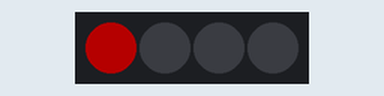
Bench run of a sketch on a simulated ATtiny85, built with avr-gcc and run on an emulated ATtiny85. On the bench: 4 RGB LEDs in strip order, left to right. Dim RGB values are drawn brighter than linear.

Above: at 0.15 s.
At 0.75 s:
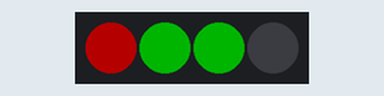
At 1.38 s:
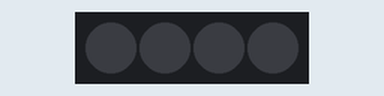
At 1.88 s:
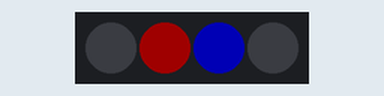
At 6.15 s:
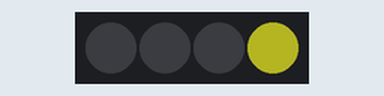
At 12.45 s:
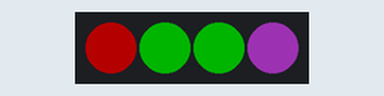
Timing chart, 0 to 13.1 s (numbered marks = the images above):
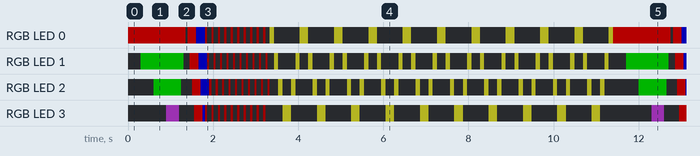

The sketch:

NeoPixelFun.ino
```cpp
#include <Adafruit_NeoPixel.h>
#include <avr/power.h> // Comment out this line for non-AVR boards (Arduino Due, etc.)

#define PIN 4
#define NUMBEROFPIXELS 4

Adafruit_NeoPixel strip = Adafruit_NeoPixel(NUMBEROFPIXELS, PIN, NEO_GRB + NEO_KHZ800);

void setup() {
  // This is for Trinket 5V 16MHz, you can remove these three lines if you are not using a Trinket
#if defined (__AVR_ATtiny85__)
  if (F_CPU == 16000000) clock_prescale_set(clock_div_1);
#endif
  // End of trinket special code

  strip.begin();
  strip.show(); // Initialize all pixels to 'off'
  strip.setBrightness(64);
}

void loop() {
  // Some example procedures showing how to display to the pixels:
  //Colors need to be expressed as combinations of Red, Green, and Blue.  We call this RGB.
  //Use this site to find the RGB value for the color you want: http://www.rapidtables.com/web/color/RGB_Color.htm

  //Counting LEDs: The first LED is actually numbered 0.

  //Turn on an individual LED with a delay
  //colorSet(pixelNumber,Red,Green,Blue,delay);

  colorSet(0,255,0,0,300); //Turn pixel 0 Red
  colorSet(1,0,255,0,300); //Turn pixel 1 Green
  colorSet(2,0,255,0,300); //Turn pixel 2 Blue
  colorSet(3,204,66,232,300); //Turn pixel 3 Purple
  colorSet(3,0,0,0,50); //Turn pixel 3 Off
  colorSet(2,0,0,0,50); //Turn pixel 2 Off
  colorSet(1,0,0,0,50); //Turn pixel 1 Off
  colorSet(0,0,0,0,50); //Turn pixel 1 Off


  //Set all the leds to one color
//  colorWipe(Red, Green, Blue, delay);
  colorWipe(255, 0, 0, 50); // Red
  colorWipe(0, 0, 255, 50); // Green

  //Send a theater pixel chase in...
  //theaterChase(Red, Green, Blue, Delay)
  theaterChase(127,   0,   0, 50); // Red

//  larsonScanner(Red, Green, Blue, scannerSpeed, numberOfScans);
  larsonScanner(255,255,51,100,10); //Yellow


}

/*********************************************/
/*   Don't change anything below here        */
/*********************************************/

//Set an individual pixel with a color
void colorSet(int pixelNumber, int red, int green, int blue, int wait){
  uint32_t color=strip.Color(red, green, blue);
  strip.setPixelColor(pixelNumber, color);
  strip.show();
  delay(wait);
}

// Fill the dots one after the other with a color
void colorWipe(int red, int green, int blue, uint8_t wait) {
  uint32_t color=strip.Color(red, green, blue);
  for(uint16_t i=0; i<strip.numPixels(); i++) {
      strip.setPixelColor(i, color);
      strip.show();
      delay(wait);
  }
}


void larsonScanner(int red, int green, int blue, int scannerSpeed, int numberOfScans) {
  uint32_t c=strip.Color(red, green, blue);
  int count=0;
  int pos = 0, dir = 1; // Position, direction of "eye"
  while(count<numberOfScans){

    int j;

    strip.setPixelColor(pos    , c); // Center pixel is brightest

    strip.show();
    delay(scannerSpeed);

    // Rather than being sneaky and erasing just the tail pixel,
    // it's easier to erase it all and draw a new one next time.
    for(j=-2; j<= 2; j++) {
      strip.setPixelColor(pos+j, 0);
    }

    // Bounce off ends of strip
    pos += dir;
    if(pos < 0) {
      pos = 0;
      dir = -dir;
      count++;
    } else if(pos >= strip.numPixels()) {
      pos = strip.numPixels() - 1;
      dir = -dir;
    }
  }

}


//Theatre-style crawling lights.
void theaterChase(int red, int green, int blue, uint8_t wait) {
   uint32_t c=strip.Color(red, green, blue);
  for (int j=0; j<10; j++) {  //do 10 cycles of chasing
    for (int q=0; q < 3; q++) {
      for (int i=0; i < strip.numPixels(); i=i+3) {
        strip.setPixelColor(i+q, c);    //turn every third pixel on
      }
      strip.show();

      delay(wait);

      for (int i=0; i < strip.numPixels(); i=i+3) {
        strip.setPixelColor(i+q, 0);        //turn every third pixel off
      }
    }
  }
}


// Input a value 0 to 255 to get a color value.
// The colours are a transition r - g - b - back to r.
uint32_t Wheel(byte WheelPos) {
  WheelPos = 255 - WheelPos;
  if(WheelPos < 85) {
   return strip.Color(255 - WheelPos * 3, 0, WheelPos * 3);
  } else if(WheelPos < 170) {
    WheelPos -= 85;
   return strip.Color(0, WheelPos * 3, 255 - WheelPos * 3);
  } else {
   WheelPos -= 170;
   return strip.Color(WheelPos * 3, 255 - WheelPos * 3, 0);
  }
}
```

Measured:
- by itself, RGB LED 1: off → RGB(0, 64, 0) at 0.30 s, → off 1.0 s later, → RGB(64, 0, 0) 0.15 s later, → RGB(0, 0, 64) 0.20 s later, … (228 changes in this stretch)
- by itself, RGB LED 2: off → RGB(0, 64, 0) at 0.60 s, → off 0.65 s later, → RGB(64, 0, 0) 0.25 s later, → RGB(0, 0, 64) 0.20 s later, … (228 changes in this stretch)
- by itself, everything shown: repeats every 11.4 s, in 107 steps
